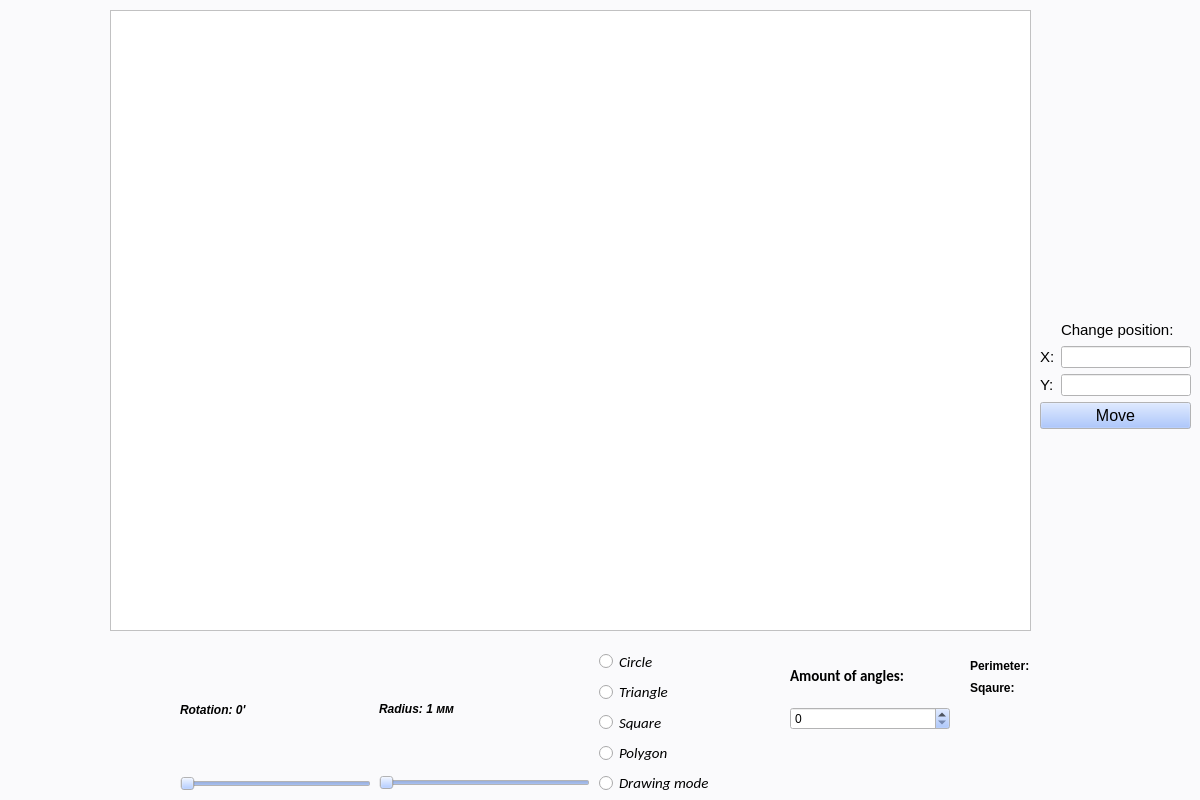
<?xml version="1.0" encoding="UTF-8"?>
<ui version="4.0">
 <class>MainWindow</class>
 <widget class="QMainWindow" name="MainWindow">
  <property name="geometry">
   <rect>
    <x>0</x>
    <y>0</y>
    <width>1200</width>
    <height>800</height>
   </rect>
  </property>
  <property name="palette">
   <palette>
    <active>
     <colorrole role="WindowText">
      <brush brushstyle="SolidPattern">
       <color alpha="255">
        <red>0</red>
        <green>0</green>
        <blue>0</blue>
       </color>
      </brush>
     </colorrole>
     <colorrole role="Button">
      <brush brushstyle="SolidPattern">
       <color alpha="255">
        <red>147</red>
        <green>183</green>
        <blue>255</blue>
       </color>
      </brush>
     </colorrole>
     <colorrole role="Light">
      <brush brushstyle="SolidPattern">
       <color alpha="255">
        <red>255</red>
        <green>255</green>
        <blue>255</blue>
       </color>
      </brush>
     </colorrole>
     <colorrole role="Midlight">
      <brush brushstyle="SolidPattern">
       <color alpha="255">
        <red>201</red>
        <green>219</green>
        <blue>255</blue>
       </color>
      </brush>
     </colorrole>
     <colorrole role="Dark">
      <brush brushstyle="SolidPattern">
       <color alpha="255">
        <red>73</red>
        <green>91</green>
        <blue>127</blue>
       </color>
      </brush>
     </colorrole>
     <colorrole role="Mid">
      <brush brushstyle="SolidPattern">
       <color alpha="255">
        <red>98</red>
        <green>122</green>
        <blue>170</blue>
       </color>
      </brush>
     </colorrole>
     <colorrole role="Text">
      <brush brushstyle="SolidPattern">
       <color alpha="255">
        <red>0</red>
        <green>0</green>
        <blue>0</blue>
       </color>
      </brush>
     </colorrole>
     <colorrole role="BrightText">
      <brush brushstyle="SolidPattern">
       <color alpha="255">
        <red>255</red>
        <green>255</green>
        <blue>255</blue>
       </color>
      </brush>
     </colorrole>
     <colorrole role="ButtonText">
      <brush brushstyle="SolidPattern">
       <color alpha="255">
        <red>0</red>
        <green>0</green>
        <blue>0</blue>
       </color>
      </brush>
     </colorrole>
     <colorrole role="Base">
      <brush brushstyle="SolidPattern">
       <color alpha="255">
        <red>255</red>
        <green>255</green>
        <blue>255</blue>
       </color>
      </brush>
     </colorrole>
     <colorrole role="Window">
      <brush brushstyle="SolidPattern">
       <color alpha="255">
        <red>250</red>
        <green>250</green>
        <blue>252</blue>
       </color>
      </brush>
     </colorrole>
     <colorrole role="Shadow">
      <brush brushstyle="SolidPattern">
       <color alpha="255">
        <red>0</red>
        <green>0</green>
        <blue>0</blue>
       </color>
      </brush>
     </colorrole>
     <colorrole role="AlternateBase">
      <brush brushstyle="SolidPattern">
       <color alpha="255">
        <red>201</red>
        <green>219</green>
        <blue>255</blue>
       </color>
      </brush>
     </colorrole>
     <colorrole role="ToolTipBase">
      <brush brushstyle="SolidPattern">
       <color alpha="255">
        <red>255</red>
        <green>255</green>
        <blue>220</blue>
       </color>
      </brush>
     </colorrole>
     <colorrole role="ToolTipText">
      <brush brushstyle="SolidPattern">
       <color alpha="255">
        <red>0</red>
        <green>0</green>
        <blue>0</blue>
       </color>
      </brush>
     </colorrole>
     <colorrole role="PlaceholderText">
      <brush brushstyle="SolidPattern">
       <color alpha="128">
        <red>0</red>
        <green>0</green>
        <blue>0</blue>
       </color>
      </brush>
     </colorrole>
    </active>
    <inactive>
     <colorrole role="WindowText">
      <brush brushstyle="SolidPattern">
       <color alpha="255">
        <red>0</red>
        <green>0</green>
        <blue>0</blue>
       </color>
      </brush>
     </colorrole>
     <colorrole role="Button">
      <brush brushstyle="SolidPattern">
       <color alpha="255">
        <red>147</red>
        <green>183</green>
        <blue>255</blue>
       </color>
      </brush>
     </colorrole>
     <colorrole role="Light">
      <brush brushstyle="SolidPattern">
       <color alpha="255">
        <red>255</red>
        <green>255</green>
        <blue>255</blue>
       </color>
      </brush>
     </colorrole>
     <colorrole role="Midlight">
      <brush brushstyle="SolidPattern">
       <color alpha="255">
        <red>201</red>
        <green>219</green>
        <blue>255</blue>
       </color>
      </brush>
     </colorrole>
     <colorrole role="Dark">
      <brush brushstyle="SolidPattern">
       <color alpha="255">
        <red>73</red>
        <green>91</green>
        <blue>127</blue>
       </color>
      </brush>
     </colorrole>
     <colorrole role="Mid">
      <brush brushstyle="SolidPattern">
       <color alpha="255">
        <red>98</red>
        <green>122</green>
        <blue>170</blue>
       </color>
      </brush>
     </colorrole>
     <colorrole role="Text">
      <brush brushstyle="SolidPattern">
       <color alpha="255">
        <red>0</red>
        <green>0</green>
        <blue>0</blue>
       </color>
      </brush>
     </colorrole>
     <colorrole role="BrightText">
      <brush brushstyle="SolidPattern">
       <color alpha="255">
        <red>255</red>
        <green>255</green>
        <blue>255</blue>
       </color>
      </brush>
     </colorrole>
     <colorrole role="ButtonText">
      <brush brushstyle="SolidPattern">
       <color alpha="255">
        <red>0</red>
        <green>0</green>
        <blue>0</blue>
       </color>
      </brush>
     </colorrole>
     <colorrole role="Base">
      <brush brushstyle="SolidPattern">
       <color alpha="255">
        <red>255</red>
        <green>255</green>
        <blue>255</blue>
       </color>
      </brush>
     </colorrole>
     <colorrole role="Window">
      <brush brushstyle="SolidPattern">
       <color alpha="255">
        <red>250</red>
        <green>250</green>
        <blue>252</blue>
       </color>
      </brush>
     </colorrole>
     <colorrole role="Shadow">
      <brush brushstyle="SolidPattern">
       <color alpha="255">
        <red>0</red>
        <green>0</green>
        <blue>0</blue>
       </color>
      </brush>
     </colorrole>
     <colorrole role="AlternateBase">
      <brush brushstyle="SolidPattern">
       <color alpha="255">
        <red>201</red>
        <green>219</green>
        <blue>255</blue>
       </color>
      </brush>
     </colorrole>
     <colorrole role="ToolTipBase">
      <brush brushstyle="SolidPattern">
       <color alpha="255">
        <red>255</red>
        <green>255</green>
        <blue>220</blue>
       </color>
      </brush>
     </colorrole>
     <colorrole role="ToolTipText">
      <brush brushstyle="SolidPattern">
       <color alpha="255">
        <red>0</red>
        <green>0</green>
        <blue>0</blue>
       </color>
      </brush>
     </colorrole>
     <colorrole role="PlaceholderText">
      <brush brushstyle="SolidPattern">
       <color alpha="128">
        <red>0</red>
        <green>0</green>
        <blue>0</blue>
       </color>
      </brush>
     </colorrole>
    </inactive>
    <disabled>
     <colorrole role="WindowText">
      <brush brushstyle="SolidPattern">
       <color alpha="255">
        <red>73</red>
        <green>91</green>
        <blue>127</blue>
       </color>
      </brush>
     </colorrole>
     <colorrole role="Button">
      <brush brushstyle="SolidPattern">
       <color alpha="255">
        <red>147</red>
        <green>183</green>
        <blue>255</blue>
       </color>
      </brush>
     </colorrole>
     <colorrole role="Light">
      <brush brushstyle="SolidPattern">
       <color alpha="255">
        <red>255</red>
        <green>255</green>
        <blue>255</blue>
       </color>
      </brush>
     </colorrole>
     <colorrole role="Midlight">
      <brush brushstyle="SolidPattern">
       <color alpha="255">
        <red>201</red>
        <green>219</green>
        <blue>255</blue>
       </color>
      </brush>
     </colorrole>
     <colorrole role="Dark">
      <brush brushstyle="SolidPattern">
       <color alpha="255">
        <red>73</red>
        <green>91</green>
        <blue>127</blue>
       </color>
      </brush>
     </colorrole>
     <colorrole role="Mid">
      <brush brushstyle="SolidPattern">
       <color alpha="255">
        <red>98</red>
        <green>122</green>
        <blue>170</blue>
       </color>
      </brush>
     </colorrole>
     <colorrole role="Text">
      <brush brushstyle="SolidPattern">
       <color alpha="255">
        <red>73</red>
        <green>91</green>
        <blue>127</blue>
       </color>
      </brush>
     </colorrole>
     <colorrole role="BrightText">
      <brush brushstyle="SolidPattern">
       <color alpha="255">
        <red>255</red>
        <green>255</green>
        <blue>255</blue>
       </color>
      </brush>
     </colorrole>
     <colorrole role="ButtonText">
      <brush brushstyle="SolidPattern">
       <color alpha="255">
        <red>73</red>
        <green>91</green>
        <blue>127</blue>
       </color>
      </brush>
     </colorrole>
     <colorrole role="Base">
      <brush brushstyle="SolidPattern">
       <color alpha="255">
        <red>250</red>
        <green>250</green>
        <blue>252</blue>
       </color>
      </brush>
     </colorrole>
     <colorrole role="Window">
      <brush brushstyle="SolidPattern">
       <color alpha="255">
        <red>250</red>
        <green>250</green>
        <blue>252</blue>
       </color>
      </brush>
     </colorrole>
     <colorrole role="Shadow">
      <brush brushstyle="SolidPattern">
       <color alpha="255">
        <red>0</red>
        <green>0</green>
        <blue>0</blue>
       </color>
      </brush>
     </colorrole>
     <colorrole role="AlternateBase">
      <brush brushstyle="SolidPattern">
       <color alpha="255">
        <red>147</red>
        <green>183</green>
        <blue>255</blue>
       </color>
      </brush>
     </colorrole>
     <colorrole role="ToolTipBase">
      <brush brushstyle="SolidPattern">
       <color alpha="255">
        <red>255</red>
        <green>255</green>
        <blue>220</blue>
       </color>
      </brush>
     </colorrole>
     <colorrole role="ToolTipText">
      <brush brushstyle="SolidPattern">
       <color alpha="255">
        <red>0</red>
        <green>0</green>
        <blue>0</blue>
       </color>
      </brush>
     </colorrole>
     <colorrole role="PlaceholderText">
      <brush brushstyle="SolidPattern">
       <color alpha="128">
        <red>0</red>
        <green>0</green>
        <blue>0</blue>
       </color>
      </brush>
     </colorrole>
    </disabled>
   </palette>
  </property>
  <property name="windowTitle">
   <string>MainWindow</string>
  </property>
  <widget class="QWidget" name="centralwidget">
   <widget class="QGraphicsView" name="graphicsView">
    <property name="geometry">
     <rect>
      <x>110</x>
      <y>10</y>
      <width>921</width>
      <height>621</height>
     </rect>
    </property>
    <property name="palette">
     <palette>
      <active>
       <colorrole role="WindowText">
        <brush brushstyle="SolidPattern">
         <color alpha="255">
          <red>0</red>
          <green>0</green>
          <blue>0</blue>
         </color>
        </brush>
       </colorrole>
       <colorrole role="Button">
        <brush brushstyle="SolidPattern">
         <color alpha="255">
          <red>159</red>
          <green>245</green>
          <blue>232</blue>
         </color>
        </brush>
       </colorrole>
       <colorrole role="Light">
        <brush brushstyle="SolidPattern">
         <color alpha="255">
          <red>255</red>
          <green>255</green>
          <blue>255</blue>
         </color>
        </brush>
       </colorrole>
       <colorrole role="Midlight">
        <brush brushstyle="SolidPattern">
         <color alpha="255">
          <red>207</red>
          <green>250</green>
          <blue>243</blue>
         </color>
        </brush>
       </colorrole>
       <colorrole role="Dark">
        <brush brushstyle="SolidPattern">
         <color alpha="255">
          <red>79</red>
          <green>122</green>
          <blue>116</blue>
         </color>
        </brush>
       </colorrole>
       <colorrole role="Mid">
        <brush brushstyle="SolidPattern">
         <color alpha="255">
          <red>106</red>
          <green>163</green>
          <blue>155</blue>
         </color>
        </brush>
       </colorrole>
       <colorrole role="Text">
        <brush brushstyle="SolidPattern">
         <color alpha="255">
          <red>0</red>
          <green>0</green>
          <blue>0</blue>
         </color>
        </brush>
       </colorrole>
       <colorrole role="BrightText">
        <brush brushstyle="SolidPattern">
         <color alpha="255">
          <red>255</red>
          <green>255</green>
          <blue>255</blue>
         </color>
        </brush>
       </colorrole>
       <colorrole role="ButtonText">
        <brush brushstyle="SolidPattern">
         <color alpha="255">
          <red>0</red>
          <green>0</green>
          <blue>0</blue>
         </color>
        </brush>
       </colorrole>
       <colorrole role="Base">
        <brush brushstyle="SolidPattern">
         <color alpha="255">
          <red>255</red>
          <green>255</green>
          <blue>255</blue>
         </color>
        </brush>
       </colorrole>
       <colorrole role="Window">
        <brush brushstyle="SolidPattern">
         <color alpha="255">
          <red>250</red>
          <green>250</green>
          <blue>252</blue>
         </color>
        </brush>
       </colorrole>
       <colorrole role="Shadow">
        <brush brushstyle="SolidPattern">
         <color alpha="255">
          <red>0</red>
          <green>0</green>
          <blue>0</blue>
         </color>
        </brush>
       </colorrole>
       <colorrole role="AlternateBase">
        <brush brushstyle="SolidPattern">
         <color alpha="255">
          <red>207</red>
          <green>250</green>
          <blue>243</blue>
         </color>
        </brush>
       </colorrole>
       <colorrole role="ToolTipBase">
        <brush brushstyle="SolidPattern">
         <color alpha="255">
          <red>255</red>
          <green>255</green>
          <blue>220</blue>
         </color>
        </brush>
       </colorrole>
       <colorrole role="ToolTipText">
        <brush brushstyle="SolidPattern">
         <color alpha="255">
          <red>0</red>
          <green>0</green>
          <blue>0</blue>
         </color>
        </brush>
       </colorrole>
       <colorrole role="PlaceholderText">
        <brush brushstyle="SolidPattern">
         <color alpha="128">
          <red>0</red>
          <green>0</green>
          <blue>0</blue>
         </color>
        </brush>
       </colorrole>
      </active>
      <inactive>
       <colorrole role="WindowText">
        <brush brushstyle="SolidPattern">
         <color alpha="255">
          <red>0</red>
          <green>0</green>
          <blue>0</blue>
         </color>
        </brush>
       </colorrole>
       <colorrole role="Button">
        <brush brushstyle="SolidPattern">
         <color alpha="255">
          <red>159</red>
          <green>245</green>
          <blue>232</blue>
         </color>
        </brush>
       </colorrole>
       <colorrole role="Light">
        <brush brushstyle="SolidPattern">
         <color alpha="255">
          <red>255</red>
          <green>255</green>
          <blue>255</blue>
         </color>
        </brush>
       </colorrole>
       <colorrole role="Midlight">
        <brush brushstyle="SolidPattern">
         <color alpha="255">
          <red>207</red>
          <green>250</green>
          <blue>243</blue>
         </color>
        </brush>
       </colorrole>
       <colorrole role="Dark">
        <brush brushstyle="SolidPattern">
         <color alpha="255">
          <red>79</red>
          <green>122</green>
          <blue>116</blue>
         </color>
        </brush>
       </colorrole>
       <colorrole role="Mid">
        <brush brushstyle="SolidPattern">
         <color alpha="255">
          <red>106</red>
          <green>163</green>
          <blue>155</blue>
         </color>
        </brush>
       </colorrole>
       <colorrole role="Text">
        <brush brushstyle="SolidPattern">
         <color alpha="255">
          <red>0</red>
          <green>0</green>
          <blue>0</blue>
         </color>
        </brush>
       </colorrole>
       <colorrole role="BrightText">
        <brush brushstyle="SolidPattern">
         <color alpha="255">
          <red>255</red>
          <green>255</green>
          <blue>255</blue>
         </color>
        </brush>
       </colorrole>
       <colorrole role="ButtonText">
        <brush brushstyle="SolidPattern">
         <color alpha="255">
          <red>0</red>
          <green>0</green>
          <blue>0</blue>
         </color>
        </brush>
       </colorrole>
       <colorrole role="Base">
        <brush brushstyle="SolidPattern">
         <color alpha="255">
          <red>255</red>
          <green>255</green>
          <blue>255</blue>
         </color>
        </brush>
       </colorrole>
       <colorrole role="Window">
        <brush brushstyle="SolidPattern">
         <color alpha="255">
          <red>250</red>
          <green>250</green>
          <blue>252</blue>
         </color>
        </brush>
       </colorrole>
       <colorrole role="Shadow">
        <brush brushstyle="SolidPattern">
         <color alpha="255">
          <red>0</red>
          <green>0</green>
          <blue>0</blue>
         </color>
        </brush>
       </colorrole>
       <colorrole role="AlternateBase">
        <brush brushstyle="SolidPattern">
         <color alpha="255">
          <red>207</red>
          <green>250</green>
          <blue>243</blue>
         </color>
        </brush>
       </colorrole>
       <colorrole role="ToolTipBase">
        <brush brushstyle="SolidPattern">
         <color alpha="255">
          <red>255</red>
          <green>255</green>
          <blue>220</blue>
         </color>
        </brush>
       </colorrole>
       <colorrole role="ToolTipText">
        <brush brushstyle="SolidPattern">
         <color alpha="255">
          <red>0</red>
          <green>0</green>
          <blue>0</blue>
         </color>
        </brush>
       </colorrole>
       <colorrole role="PlaceholderText">
        <brush brushstyle="SolidPattern">
         <color alpha="128">
          <red>0</red>
          <green>0</green>
          <blue>0</blue>
         </color>
        </brush>
       </colorrole>
      </inactive>
      <disabled>
       <colorrole role="WindowText">
        <brush brushstyle="SolidPattern">
         <color alpha="255">
          <red>79</red>
          <green>122</green>
          <blue>116</blue>
         </color>
        </brush>
       </colorrole>
       <colorrole role="Button">
        <brush brushstyle="SolidPattern">
         <color alpha="255">
          <red>159</red>
          <green>245</green>
          <blue>232</blue>
         </color>
        </brush>
       </colorrole>
       <colorrole role="Light">
        <brush brushstyle="SolidPattern">
         <color alpha="255">
          <red>255</red>
          <green>255</green>
          <blue>255</blue>
         </color>
        </brush>
       </colorrole>
       <colorrole role="Midlight">
        <brush brushstyle="SolidPattern">
         <color alpha="255">
          <red>207</red>
          <green>250</green>
          <blue>243</blue>
         </color>
        </brush>
       </colorrole>
       <colorrole role="Dark">
        <brush brushstyle="SolidPattern">
         <color alpha="255">
          <red>79</red>
          <green>122</green>
          <blue>116</blue>
         </color>
        </brush>
       </colorrole>
       <colorrole role="Mid">
        <brush brushstyle="SolidPattern">
         <color alpha="255">
          <red>106</red>
          <green>163</green>
          <blue>155</blue>
         </color>
        </brush>
       </colorrole>
       <colorrole role="Text">
        <brush brushstyle="SolidPattern">
         <color alpha="255">
          <red>79</red>
          <green>122</green>
          <blue>116</blue>
         </color>
        </brush>
       </colorrole>
       <colorrole role="BrightText">
        <brush brushstyle="SolidPattern">
         <color alpha="255">
          <red>255</red>
          <green>255</green>
          <blue>255</blue>
         </color>
        </brush>
       </colorrole>
       <colorrole role="ButtonText">
        <brush brushstyle="SolidPattern">
         <color alpha="255">
          <red>79</red>
          <green>122</green>
          <blue>116</blue>
         </color>
        </brush>
       </colorrole>
       <colorrole role="Base">
        <brush brushstyle="SolidPattern">
         <color alpha="255">
          <red>250</red>
          <green>250</green>
          <blue>252</blue>
         </color>
        </brush>
       </colorrole>
       <colorrole role="Window">
        <brush brushstyle="SolidPattern">
         <color alpha="255">
          <red>250</red>
          <green>250</green>
          <blue>252</blue>
         </color>
        </brush>
       </colorrole>
       <colorrole role="Shadow">
        <brush brushstyle="SolidPattern">
         <color alpha="255">
          <red>0</red>
          <green>0</green>
          <blue>0</blue>
         </color>
        </brush>
       </colorrole>
       <colorrole role="AlternateBase">
        <brush brushstyle="SolidPattern">
         <color alpha="255">
          <red>159</red>
          <green>245</green>
          <blue>232</blue>
         </color>
        </brush>
       </colorrole>
       <colorrole role="ToolTipBase">
        <brush brushstyle="SolidPattern">
         <color alpha="255">
          <red>255</red>
          <green>255</green>
          <blue>220</blue>
         </color>
        </brush>
       </colorrole>
       <colorrole role="ToolTipText">
        <brush brushstyle="SolidPattern">
         <color alpha="255">
          <red>0</red>
          <green>0</green>
          <blue>0</blue>
         </color>
        </brush>
       </colorrole>
       <colorrole role="PlaceholderText">
        <brush brushstyle="SolidPattern">
         <color alpha="128">
          <red>0</red>
          <green>0</green>
          <blue>0</blue>
         </color>
        </brush>
       </colorrole>
      </disabled>
     </palette>
    </property>
   </widget>
   <widget class="QWidget" name="verticalLayoutWidget">
    <property name="geometry">
     <rect>
      <x>180</x>
      <y>650</y>
      <width>191</width>
      <height>141</height>
     </rect>
    </property>
    <layout class="QVBoxLayout" name="verticalLayout_2">
     <item>
      <widget class="QLabel" name="labelRotation">
       <property name="font">
        <font>
         <family>Arial</family>
         <weight>75</weight>
         <italic>true</italic>
         <bold>true</bold>
        </font>
       </property>
       <property name="text">
        <string>Rotation: 0'</string>
       </property>
      </widget>
     </item>
     <item>
      <widget class="QSlider" name="horizontalSliderRotation">
       <property name="minimum">
        <number>0</number>
       </property>
       <property name="maximum">
        <number>360</number>
       </property>
       <property name="orientation">
        <enum>Qt::Horizontal</enum>
       </property>
      </widget>
     </item>
    </layout>
   </widget>
   <widget class="QWidget" name="gridLayoutWidget">
    <property name="geometry">
     <rect>
      <x>379</x>
      <y>649</y>
      <width>211</width>
      <height>141</height>
     </rect>
    </property>
    <layout class="QGridLayout" name="gridLayout">
     <item row="0" column="0">
      <widget class="QLabel" name="labelSize">
       <property name="font">
        <font>
         <family>Arial</family>
         <weight>75</weight>
         <italic>true</italic>
         <bold>true</bold>
        </font>
       </property>
       <property name="text">
        <string>Radius: 1 мм</string>
       </property>
      </widget>
     </item>
     <item row="1" column="0">
      <widget class="QSlider" name="horizontalSliderSize">
       <property name="minimum">
        <number>6</number>
       </property>
       <property name="maximum">
        <number>360</number>
       </property>
       <property name="orientation">
        <enum>Qt::Horizontal</enum>
       </property>
      </widget>
     </item>
    </layout>
   </widget>
   <widget class="QWidget" name="verticalLayoutWidget_2">
    <property name="geometry">
     <rect>
      <x>599</x>
      <y>649</y>
      <width>181</width>
      <height>146</height>
     </rect>
    </property>
    <layout class="QVBoxLayout" name="verticalLayout_5">
     <item>
      <widget class="QRadioButton" name="radioButtonCircle">
       <property name="font">
        <font>
         <family>Calibri</family>
         <pointsize>11</pointsize>
         <italic>true</italic>
        </font>
       </property>
       <property name="text">
        <string>Circle</string>
       </property>
      </widget>
     </item>
     <item>
      <widget class="QRadioButton" name="radioButtonTriangle">
       <property name="font">
        <font>
         <family>Calibri</family>
         <pointsize>11</pointsize>
         <italic>true</italic>
        </font>
       </property>
       <property name="text">
        <string>Triangle</string>
       </property>
      </widget>
     </item>
     <item>
      <widget class="QRadioButton" name="radioButtonSquare">
       <property name="font">
        <font>
         <family>Calibri</family>
         <pointsize>11</pointsize>
         <italic>true</italic>
        </font>
       </property>
       <property name="text">
        <string>Square</string>
       </property>
      </widget>
     </item>
     <item>
      <widget class="QRadioButton" name="radioButtonPolygon">
       <property name="font">
        <font>
         <family>Calibri</family>
         <pointsize>11</pointsize>
         <italic>true</italic>
        </font>
       </property>
       <property name="text">
        <string>Polygon</string>
       </property>
      </widget>
     </item>
     <item>
      <widget class="QRadioButton" name="radioButtonFigure">
       <property name="font">
        <font>
         <family>Calibri</family>
         <pointsize>11</pointsize>
         <italic>true</italic>
        </font>
       </property>
       <property name="text">
        <string>Drawing mode</string>
       </property>
      </widget>
     </item>
    </layout>
   </widget>
   <widget class="QWidget" name="verticalLayoutWidget_3">
    <property name="geometry">
     <rect>
      <x>790</x>
      <y>650</y>
      <width>160</width>
      <height>80</height>
     </rect>
    </property>
    <layout class="QVBoxLayout" name="verticalLayout_6">
     <item>
      <widget class="QLabel" name="labelAnglesNumber">
       <property name="font">
        <font>
         <family>Calibri</family>
         <pointsize>11</pointsize>
         <weight>75</weight>
         <bold>true</bold>
        </font>
       </property>
       <property name="text">
        <string>Amount of angles:</string>
       </property>
      </widget>
     </item>
     <item>
      <widget class="QSpinBox" name="spinBox">
       <property name="minimum">
        <number>0</number>
       </property>
       <property name="maximum">
        <number>30</number>
       </property>
       <property name="singleStep">
        <number>1</number>
       </property>
      </widget>
     </item>
    </layout>
   </widget>
   <widget class="QLabel" name="labelPerimeter">
    <property name="geometry">
     <rect>
      <x>970</x>
      <y>650</y>
      <width>151</width>
      <height>31</height>
     </rect>
    </property>
    <property name="font">
     <font>
      <weight>75</weight>
      <bold>true</bold>
     </font>
    </property>
    <property name="text">
     <string>Perimeter:</string>
    </property>
   </widget>
   <widget class="QLabel" name="labelArea">
    <property name="geometry">
     <rect>
      <x>970</x>
      <y>680</y>
      <width>131</width>
      <height>16</height>
     </rect>
    </property>
    <property name="font">
     <font>
      <weight>75</weight>
      <bold>true</bold>
     </font>
    </property>
    <property name="text">
     <string>Sqaure:</string>
    </property>
   </widget>
   <widget class="QWidget" name="gridLayoutWidget_2">
    <property name="geometry">
     <rect>
      <x>1040</x>
      <y>320</y>
      <width>151</width>
      <height>109</height>
     </rect>
    </property>
    <layout class="QGridLayout" name="gridLayout_2">
     <item row="1" column="1">
      <widget class="QLineEdit" name="XPos"/>
     </item>
     <item row="1" column="0">
      <widget class="QLabel" name="label_2">
       <property name="font">
        <font>
         <pointsize>11</pointsize>
        </font>
       </property>
       <property name="text">
        <string>X:</string>
       </property>
      </widget>
     </item>
     <item row="0" column="1">
      <widget class="QLabel" name="label">
       <property name="font">
        <font>
         <pointsize>11</pointsize>
        </font>
       </property>
       <property name="text">
        <string>Change position:</string>
       </property>
      </widget>
     </item>
     <item row="2" column="1">
      <widget class="QLineEdit" name="YPos"/>
     </item>
     <item row="2" column="0">
      <widget class="QLabel" name="label_3">
       <property name="font">
        <font>
         <pointsize>11</pointsize>
        </font>
       </property>
       <property name="text">
        <string>Y:</string>
       </property>
      </widget>
     </item>
     <item row="3" column="0" colspan="2">
      <widget class="QPushButton" name="pushButton">
       <property name="font">
        <font>
         <pointsize>12</pointsize>
        </font>
       </property>
       <property name="text">
        <string>Move</string>
       </property>
      </widget>
     </item>
    </layout>
   </widget>
  </widget>
 </widget>
 <resources/>
 <connections/>
</ui>
